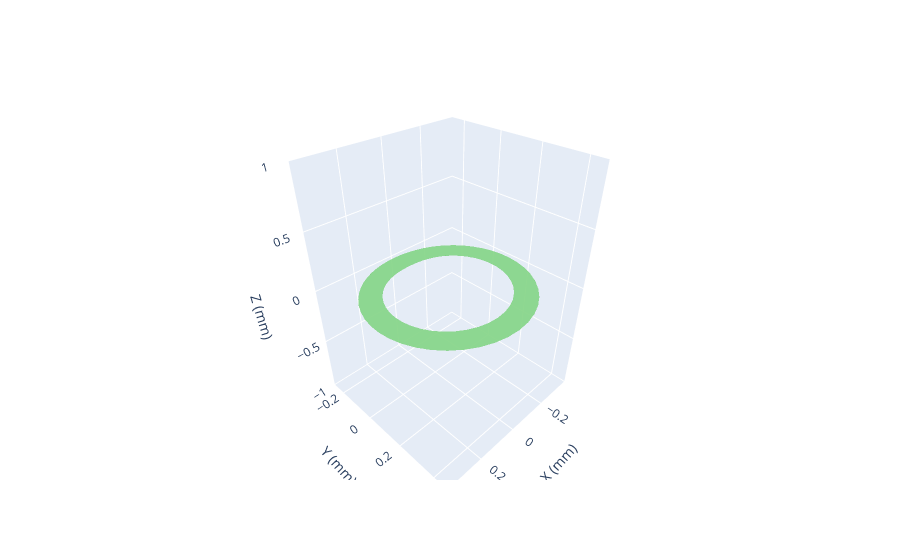

This figure's notebook cell:
### Code cell
fig = go.Figure(data = data, layout = layout)
py.iplot(fig)

### Figure 1 — Plotly figure (JSON) as saved in the notebook; plotly's stock layout.template omitted (floating-point values rounded to 4 significant figures; data arrays with more than 128 entries replaced by an {"elided": "..."} marker saying what was removed)
{"data": [{"colorscale": [[0, "rgb(247,252,245)"], [0.125, "rgb(229,245,224)"], [0.25, "rgb(199,233,192)"], [0.375, "rgb(161,217,155)"], [0.5, "rgb(116,196,118)"], [0.625, "rgb(65,171,93)"], [0.75, "rgb(35,139,69)"], [0.875, "rgb(0,109,44)"], [1, "rgb(0,68,27)"]], "opacity": 0.7, "showscale": false, "type": "surface", "x": {"elided": "50x50 float values"}, "y": {"elided": "50x50 float values"}, "z": {"elided": "50x50 int values"}}], "layout": {"scene": {"xaxis": {"title": {"text": "X (mm)"}}, "yaxis": {"title": {"text": "Y (mm)"}}, "zaxis": {"title": {"text": "Z (mm)"}}}}}
